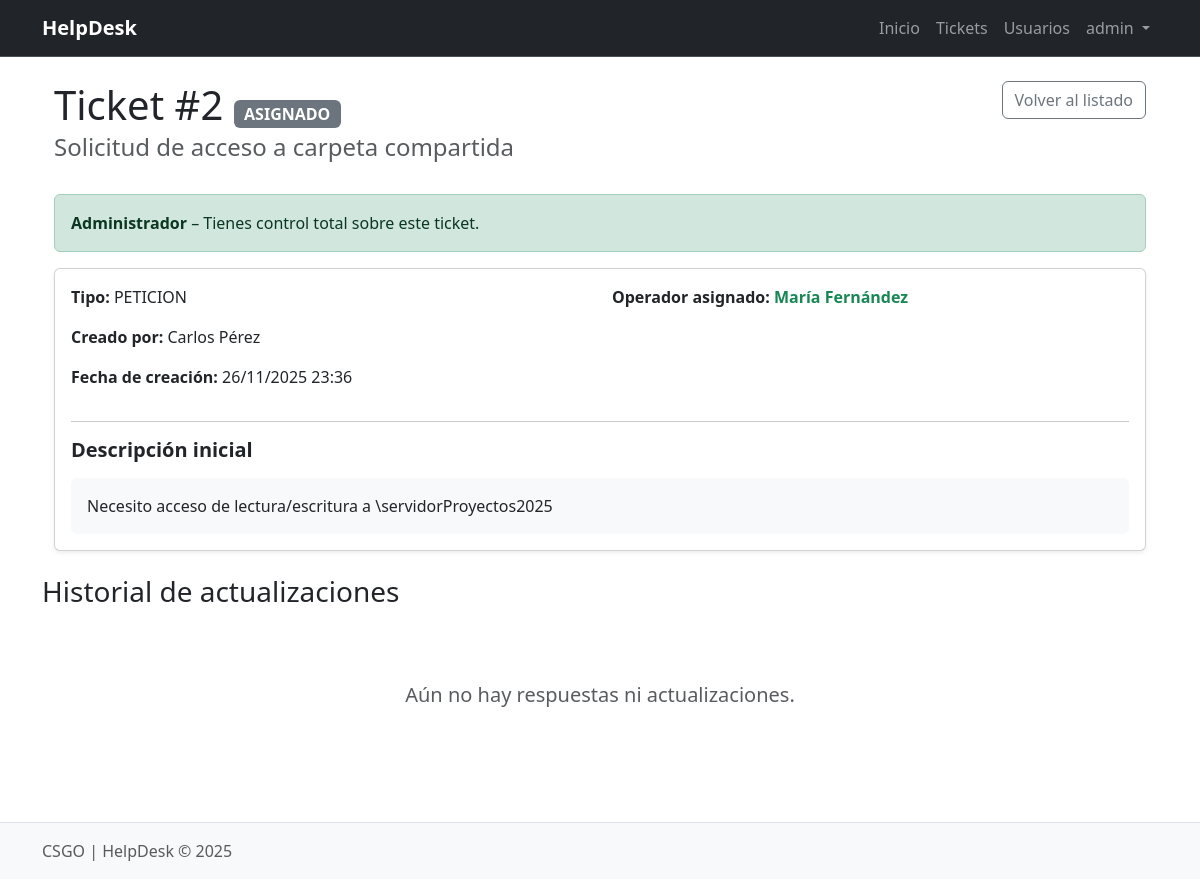
Screenshot of /tickets/show?id=2 (signed in) with the database file from the repository.
### tables this page shows
CREATE TABLE ticket (
    id_ticket        INT AUTO_INCREMENT PRIMARY KEY,
    titulo           VARCHAR(200) NOT NULL,
    descripcion_inicial TEXT NOT NULL,            
    id_tipo_ticket   INT NOT NULL,
    id_estado_ticket INT NOT NULL,                
    id_usuario_creador INT NOT NULL,              
    id_operador_asignado INT NULL,                
    creado_en        DATETIME NOT NULL DEFAULT CURRENT_TIMESTAMP,
    actualizado_en   DATETIME NULL,

    CONSTRAINT fk_ticket_tipo
        FOREIGN KEY (id_tipo_ticket) REFERENCES ticket_tipo(id_tipo_ticket),

    CONSTRAINT fk_ticket_estado
        FOREIGN KEY (id_estado_ticket) REFERENCES ticket_estado(id_estado_ticket),

    CONSTRAINT fk_ticket_creador
        FOREIGN KEY (id_usuario_creador) REFERENCES usuario(id_usuario),

    CONSTRAINT fk_ticket_operador_asignado
        FOREIGN KEY (id_operador_asignado) REFERENCES usuario(id_usuario)
);

CREATE TABLE ticket_estado (
    id_estado_ticket INT AUTO_INCREMENT PRIMARY KEY,
    nombre           VARCHAR(50) NOT NULL unique,   
    descripcion      VARCHAR(255) NULL
);

CREATE TABLE ticket_tipo (
    id_tipo_ticket INT AUTO_INCREMENT PRIMARY KEY,
    nombre         VARCHAR(50) NOT NULL UNIQUE   
);

CREATE TABLE usuario (
    id_usuario    INT AUTO_INCREMENT PRIMARY KEY,
    nombre_completo VARCHAR(150) NOT NULL,
    username      VARCHAR(50) NOT NULL UNIQUE,
    password_hash VARCHAR(255) NOT NULL,          
    id_rol        INT NOT NULL,
    activo        TINYINT(1) NOT NULL DEFAULT 1,  
    creado_en     DATETIME NOT NULL DEFAULT CURRENT_TIMESTAMP,
    actualizado_en DATETIME NULL,

    CONSTRAINT fk_usuario_rol
        FOREIGN KEY (id_rol) REFERENCES rol(id_rol)
);

### app/Controllers/TicketController.php (called while the page is built, shortened)
<?php
class TicketController
{
    public function show()
    {
        $id = isset($_GET['id']) ? (int)$_GET['id'] : 0;
        $ticket = Ticket::findWithRelations($id);
        $entradas = Ticket::entradas($id);
        require __DIR__ . '/../View/tickets/show.view.php';
    }
}

### public/index.php (called while the page is built, shortened)
<?php
require __DIR__ . '/../app/Core/Router.php';
$router = new Router();
$router->add('GET', '/', 'HomeController@index');
$router->add('GET', '/tickets', 'TicketController@index');
$router->get('/tickets/create', 'TicketController@create');
$router->post('/tickets/create', 'TicketController@store');
$router->get('/tickets/show', 'TicketController@show');
$router->get('/tickets/asignados', 'TicketController@misAsignados');
$router->post('/tickets/asignar', 'TicketController@asignar');
$router->add('GET', '/login', 'AuthController@login');
$router->add('POST', '/login', 'AuthController@authenticate');
$router->add('GET', '/logout', 'AuthController@logout');
$router->add('GET', '/profile', 'ProfileController@edit');
$router->add('POST', '/profile/update', 'ProfileController@update');
$router->get('/users', 'UserController@index');
$router->get('/users/create', 'UserController@create');
$router->post('/users/create', 'UserController@store');
$router->get('/users/edit/{id}', 'UserController@edit');
$router->post('/users/edit/{id}', 'UserController@update');
$router->get('/users/deactivate/{id}', 'UserController@deactivate');
try {
    $uri = parse_url($_SERVER['REQUEST_URI'], PHP_URL_PATH);
    $method = $_SERVER['REQUEST_METHOD'];
    $router->dispatch($uri, $method);
} catch (Exception $e) {
    echo "Error: " . $e->getMessage();
}

### app/Models/Ticket.php (called while the page is built, shortened)
<?php
class Ticket extends Model
{
    public static function findWithRelations(int $id)
    {
        $pdo = self::connection();
        $stmt = $pdo->prepare("
            SELECT
                t.*,
                tt.nombre AS tipo_nombre,
                te.nombre AS estado_nombre,
                uc.nombre_completo AS creador_nombre,
                uo.nombre_completo AS operador_nombre
            FROM ticket t
            JOIN ticket_tipo   tt ON t.id_tipo_ticket   = tt.id_tipo_ticket
            JOIN ticket_estado te ON t.id_estado_ticket = te.id_estado_ticket
            JOIN usuario       uc ON t.id_usuario_creador = uc.id_usuario
            LEFT JOIN usuario  uo ON t.id_operador_asignado = uo.id_usuario
            WHERE t.id_ticket = :id
            LIMIT 1
        ");
        $stmt->execute([':id' => $id]);
        return $stmt->fetch(PDO::FETCH_OBJ);
    }
}

### app/View/tickets/show.view.php (the view, shortened to what this page needs)
<?php require __DIR__ . '/../layouts/header.php'; ?>
<div class="container mt-4">
    <div class="d-flex justify-content-between align-items-start mb-4">
        <div>
            <h1 class="mb-1">
                Ticket #<?= $ticket->id_ticket ?>
                <span class="badge bg-<?=
                    $ticket->estado_nombre === 'CERRADO' ? 'success' :
                    ($ticket->estado_nombre === 'EN_PROCESO' ? 'warning' : 'secondary') ?> fs-6">
                    <?= htmlspecialchars($ticket->estado_nombre) ?>
                </span>
            </h1>
            <h4 class="text-muted"><?= htmlspecialchars($ticket->titulo) ?></h4>
        </div>
        <a href="/tickets" class="btn btn-outline-secondary">
            Volver al listado
        </a>
    </div>
    <?php if ($_SESSION['user']['rol_nombre'] === 'USUARIO'): ?>
        <div class="alert alert-info">
            <strong>Área de Usuario</strong> – Este es tu ticket. El equipo de soporte lo revisará pronto.
        </div>
<?php else: ?>
        <div class="alert alert-success">
            <strong>Administrador</strong> – Tienes control total sobre este ticket.
        </div>
    <?php endif; ?>
    <div class="card shadow-sm mb-4">
        <div class="card-body">
            <div class="row">
                <div class="col-md-6">
                    <p><strong>Tipo:</strong> <?= htmlspecialchars($ticket->tipo_nombre) ?></p>
                    <p><strong>Creado por:</strong> <?= htmlspecialchars($ticket->creador_nombre) ?></p>
                    <p><strong>Fecha de creación:</strong> <?= date('d/m/Y H:i', strtotime($ticket->creado_en)) ?></p>
                </div>
                <div class="col-md-6">
                    <p><strong>Operador asignado:</strong>
                        <?= $ticket->operador_nombre
                            ? '<span class="text-success fw-bold">' . htmlspecialchars($ticket->operador_nombre) . '</span>'
                            : '<span class="text-muted">No asignado</span>' ?>
                    </p>
                </div>
            </div>
            <hr>
            <h5 class="mb-3"><strong>Descripción inicial</strong></h5>
            <div class="bg-light p-3 rounded">
                <p class="mb-0"><?= nl2br(htmlspecialchars($ticket->descripcion_inicial)) ?></p>
            </div>
            </div>
        </div>
    </div>
    <h3 class="mb-4">Historial de actualizaciones</h3>
    <?php if (empty($entradas)): ?>
        <div class="text-center py-5 text-muted">
            <p class="lead">Aún no hay respuestas ni actualizaciones.</p>
        </div>
    <?php endif; ?>
</div>
<?php require __DIR__ . '/../layouts/footer.php'; ?>

### app/Core/Router.php (shortened to what this page needs)
<?php
class Router
{
    protected $routes = [];
    public function add($method, $uri, $controller)
    {
        $this->routes[] = [
            'method' => $method,
            'uri' => $uri,
            'controller' => $controller
        ];
    }
    public function dispatch($uri, $method)
    {
        foreach ($this->routes as $route) {
            $pattern = preg_replace('/\{([a-zA-Z0-9_]+)\}/', '([^/]+)', $route['uri']);
            $pattern = "#^" . $pattern . "$#";
            if (preg_match($pattern, $uri, $matches) && $route['method'] === strtoupper($method)) {
                array_shift($matches);
                $this->callAction(
                    ...explode('@', $route['controller']),
                    params: $matches
                );
                return;
            }
        }
        throw new \Exception('No route found for this URI.');
    }
protected function callAction($controller, $action, $params = [])
{
    $controllerInstance = new $className;
    return call_user_func_array([$controllerInstance, $action], $params);
}
}

### app/View/layouts/header.php (shortened to what this page needs)
<!DOCTYPE html>
<html lang="es">
<head>
    <link href="https://cdn.jsdelivr.net/npm/bootstrap@5.3.3/dist/css/bootstrap.min.css" rel="stylesheet"
>
    <link rel="stylesheet" href="/public/css/style.css">
</head>
<body>
    <header>
        <nav class="navbar navbar-expand-lg navbar-dark bg-dark border-bottom border-body" data-bs-theme="dark">
            <div class="container">
                <a class="navbar-brand" href="/">HelpDesk</a>
                <div class="collapse navbar-collapse" id="navbarNav">
                    <ul class="navbar-nav ms-auto mb-2 mb-lg-0">
                        <li class="nav-item">
                            <a class="nav-link" href="/">Inicio</a>
                        </li>
                        <?php if (isset($_SESSION['user'])): ?>
                            <li class="nav-item">
                                <a class="nav-link" href="/tickets">Tickets</a>
                            </li>
                            <?php
                            $rol = trim($_SESSION['user']['rol_nombre'] ?? '');
                            if (strtoupper($rol) === 'SUPERADMIN'):
                            ?>
                                <li class="nav-item">
                                    <a class="nav-link" href="/users">Usuarios</a>
                                </li>
                            <?php endif; ?>
                            <li class="nav-item dropdown">
                                <a class="nav-link dropdown-toggle" href="#" role="button" data-bs-toggle="dropdown"
                                    aria-expanded="false">
                                    <?= $_SESSION['user']['username'] ?>
                                </a>
                            </li>
                        <?php else: ?>
                            <li class="nav-item">
                                <a class="nav-link" href="/login">Iniciar Sesión</a>
                            </li>
                        <?php endif; ?>
                    </ul>
                </div>
            </div>
        </nav>
    </header>
    <div class="container mt-4">

### app/View/layouts/footer.php (shortened to what this page needs)
<footer class="bg-light text-center text-lg-start mt-5 py-3 border-top">
    <div class="container">
        <p class="mb-0 text-muted">CSGO | HelpDesk &copy; 2025</p>
    </div>
</footer>
</body>
</html>

### public/css/style.css (style rules this page uses)
.navbar-brand { font-weight: bold; }

### rows the page displays
ticket: id_ticket "2", id_estado_ticket.nombre "ASIGNADO", titulo "Solicitud de acceso a carpeta compartida", id_tipo_ticket.nombre "PETICION", id_usuario_creador.nombre_completo "Carlos Pérez", creado_en "26/11/2025 23:36", id_operador_asignado.nombre_completo "María Fernández", descripcion_inicial "Necesito acceso de lectura/escritura a \\servidorProyectos2025"
